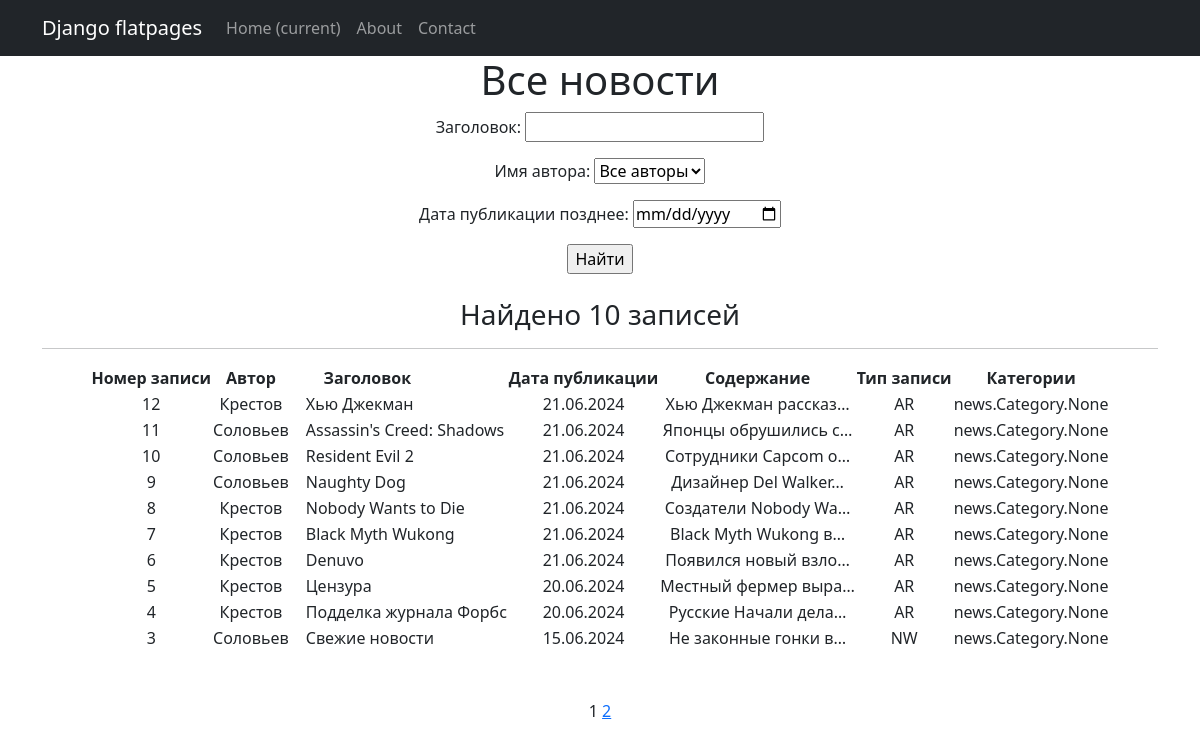
/news/search, run on the app's committed database.
### news/models.py (models this page shows, shortened)
class Post(models.Model):
    ARTICLE = 'AR'
    NEWS = 'NW'
    POST_TYPE = [
        (ARTICLE, 'Статья'),
        (NEWS, 'Новость')
    ]
    author = models.ForeignKey(Author, on_delete=models.CASCADE, verbose_name='Автор')
    categoryType = models.CharField(max_length=2, choices=POST_TYPE, default=ARTICLE, verbose_name='Тип')
    dateCreation = models.DateTimeField(auto_now_add=True, verbose_name='Дата создания')
    postCategory = models.ManyToManyField(Category, through='PostCategory', verbose_name='Категория')
    title = models.CharField(max_length=128, verbose_name='Заголовок')
    text = models.TextField(verbose_name='Текст')
    rating = models.SmallIntegerField(default=0, verbose_name='Рейтинг')

class Author(models.Model):
    user = models.OneToOneField(User, on_delete=models.CASCADE)
    ratingAuthor = models.SmallIntegerField(default=0)
    def __str__(self):
        return self.user.username

### news/views.py (the view)
# urls.py: path('search', NewsFilter.as_view(), name='search_news'),
class NewsFilter(ListView):
    model = Post
    ordering = '-dateCreation'
    template_name = 'search_news.html'
    context_object_name = 'news'
    paginate_by = 10
    def get_queryset(self):
        queryset = super().get_queryset()
        self.filterset = PostFilter(self.request.GET, queryset)
        return self.filterset.qs
    def get_context_data(self, **kwargs):
        context = super().get_context_data(**kwargs)
        context['filterset'] = self.filterset
        return context

### news/templatetags/custom_filters.py (called while the page is built)
@register.filter()
def censor(text):
    for bad_word in bad_words:
        if bad_word in text:
            filtered_word = bad_word[0] + "*" * (len(bad_word) - 1)
            text = text.replace(bad_word, filtered_word)
    return text

### news/templatetags/custom_tags.py (called while the page is built)
@register.simple_tag(takes_context=True)
def url_replace(context, **kwargs):
    d = context['request'].GET.copy()
    for k, v in kwargs.items():
        d[k] = v
    return d.urlencode()

### templates/search_news.html (shortened to what this page needs)
{% extends 'flatpages/default.html' %}
{% load custom_filters %}
{% load custom_tags %}
{% block content %}
<h1>Все новости</h1>
<form action="" method="get">
   {{ filterset.form.as_p }}
   <input type="submit" value="Найти" />
</form>
<br>
<h3>Найдено {{ news|length }} записей</h3>
   <hr>
   {% if news %}
       <table style="margin: 0 auto;">
           <tr>
               <th>Номер записи</th>
               <th>Автор</th>
               <th style="padding-right: 4em;">Заголовок</th>
               <th>Дата публикации</th>
               <th>Содержание</th>
               <th>Тип записи</th>
               <th>Категории</th>
           </tr>
           {% for new in news %}
           <tr>
               <td>{{ new.pk }}</td>
               <td>{{ new.author.user.username }}</td>
               <td style="text-align: left; padding-left: 1em;">{{ new.title|censor }}</td>
               <td>{{ new.dateCreation|date:'d.m.Y' }}</td>
               <td>{{ new.text|truncatechars:20|censor }}</td>
               <td>{{ new.categoryType }}</td>
               <td>{{ new.postCategory }}</td>
           </tr>
           {% endfor %}
       </table>
   {% else %}
       <h2>Новостей нет!</h2>
   {% endif %}
    <br>
    <br>
   {{ page_obj.number }}
   {% if page_obj.has_next %}
       <a href="?{% url_replace page=page_obj.next_page_number %}">{{ page_obj.next_page_number }}</a>
   {% endif %}
{% endblock content %}

### data on the page
Post: pk "12", author.user.username "Крестов", title|censor "Хью Джекман", dateCreation "21.06.2024", text|censor "Хью Джекман рассказ…", categoryType "AR", postCategory "news.Category.None"
Post: pk "11", author.user.username "Соловьев", title|censor "Assassin's Creed: Shadows", dateCreation "21.06.2024", text|censor "Японцы обрушились с…", categoryType "AR", postCategory "news.Category.None"
Post: pk "10", author.user.username "Соловьев", title|censor "Resident Evil 2", dateCreation "21.06.2024", text|censor "Сотрудники Capcom о…", categoryType "AR", postCategory "news.Category.None"
Post: pk "9", author.user.username "Соловьев", title|censor "Naughty Dog", dateCreation "21.06.2024", text|censor "Дизайнер Del Walker…", categoryType "AR", postCategory "news.Category.None"
Post: pk "8", author.user.username "Крестов", title|censor "Nobody Wants to Die", dateCreation "21.06.2024", text|censor "Создатели Nobody Wa…", categoryType "AR", postCategory "news.Category.None"
Post: pk "7", author.user.username "Крестов", title|censor "Black Myth Wukong", dateCreation "21.06.2024", text|censor "Black Myth Wukong в…", categoryType "AR", postCategory "news.Category.None"
Post: pk "6", author.user.username "Крестов", title|censor "Denuvo", dateCreation "21.06.2024", text|censor "Появился новый взло…", categoryType "AR", postCategory "news.Category.None"
Post: pk "5", author.user.username "Крестов", title|censor "Цензура", dateCreation "20.06.2024", text|censor "Местный фермер выра…", categoryType "AR", postCategory "news.Category.None"
Post: pk "4", author.user.username "Крестов", title|censor "Подделка журнала Форбс", dateCreation "20.06.2024", text|censor "Русские Начали дела…", categoryType "AR", postCategory "news.Category.None"
Post: pk "3", author.user.username "Соловьев", title|censor "Свежие новости", dateCreation "15.06.2024", text|censor "Не законные гонки в…", categoryType "NW", postCategory "news.Category.None"

### other printed values
{{ news|length }} "10"
{{ page_obj.number }} "1"
{{ page_obj.next_page_number }} "2"
